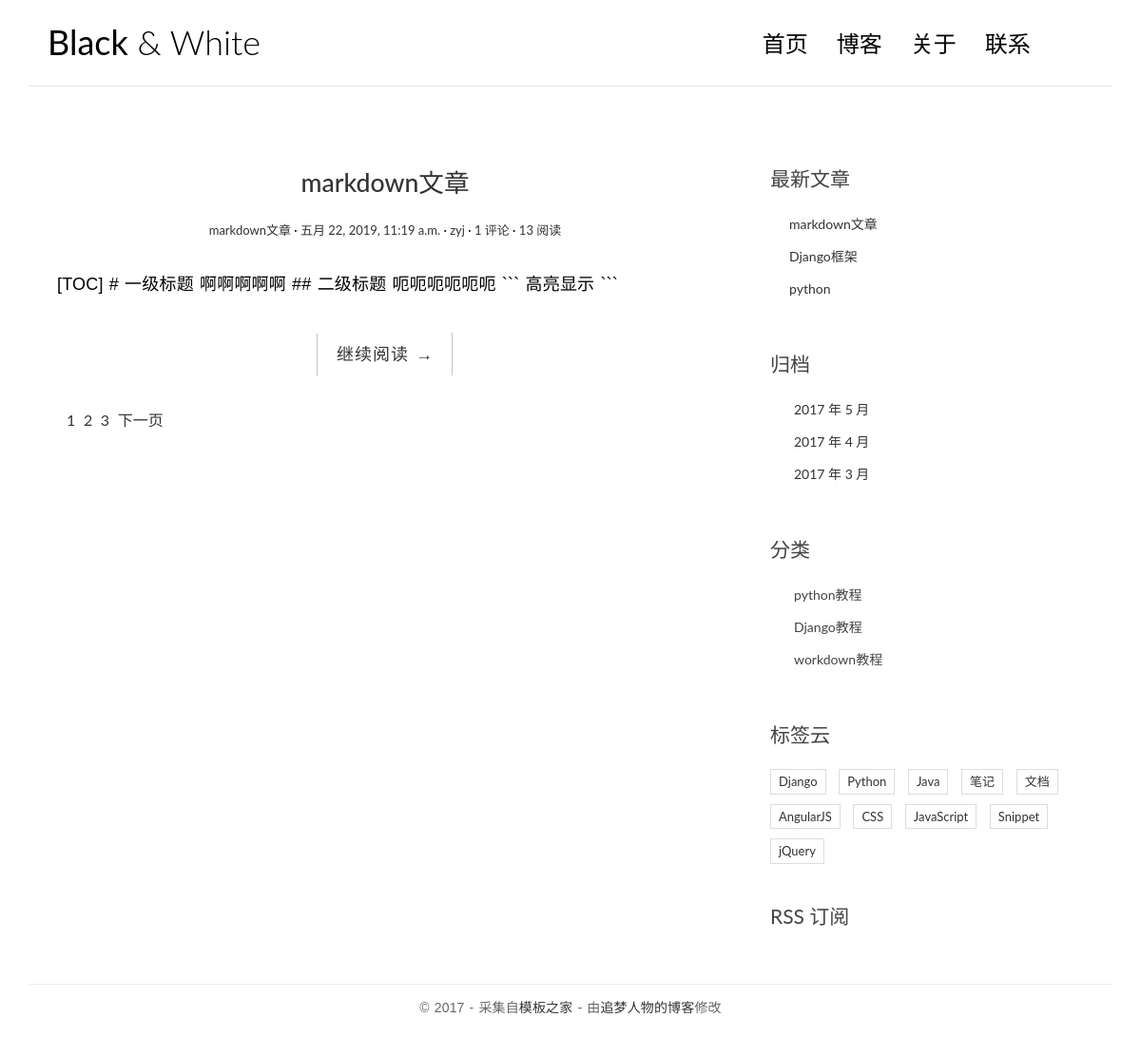
Before: /app1/index/ with the older database file.
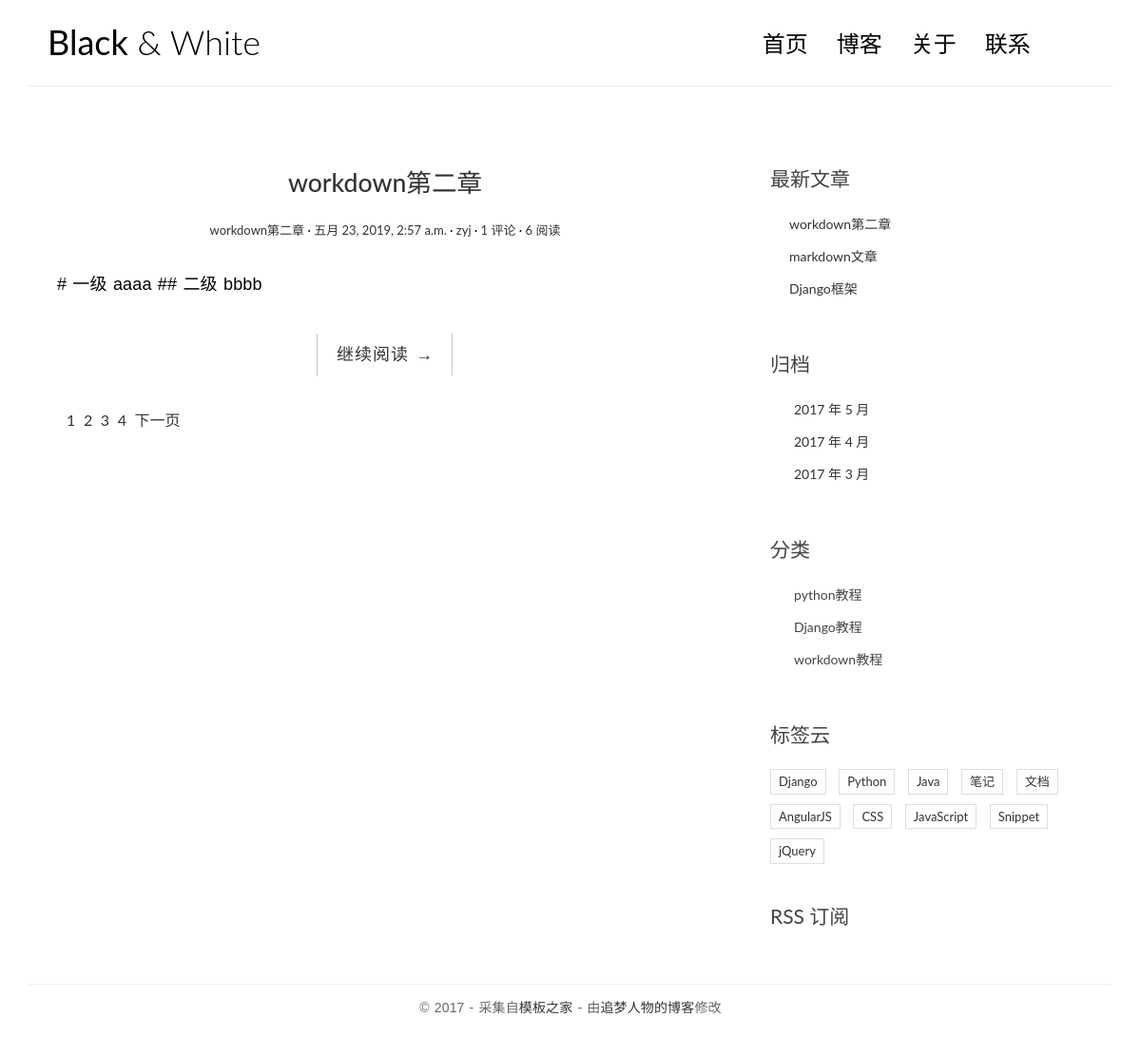
After: the same page with the newer database file.
### app1/models.py (models this page shows, shortened)
class Articles(models.Model):
    title=models.CharField(max_length=30,verbose_name='标题')
    create_time=models.DateTimeField(auto_now_add=True,verbose_name='创建时间')
    update_time=models.DateTimeField(auto_now=True,verbose_name='修改时间')
    Readnum=models.PositiveIntegerField(default=0,verbose_name='阅读数')
    bodytxt=models.TextField(max_length=500,default='',verbose_name='正文')
    author=models.ForeignKey(User,on_delete=models.CASCADE,verbose_name='作者')
    category=models.ForeignKey(Category,on_delete=models.CASCADE,verbose_name='文章类别')
    pag=models.ManyToManyField(Pags,verbose_name='标签')
    class Meta():
        verbose_name = "文章"
        verbose_name_plural = verbose_name

class Category(models.Model):
    title=models.CharField(max_length=30,verbose_name='类别')
    class Meta():
        verbose_name = "类别"
        verbose_name_plural = verbose_name

### app1/views.py (the view)
def index(request):
    num=request.GET.get('page')
    print(num)
    if num== None:
        num=1
    articles=Articles.objects.all().order_by('-create_time')
    paginator=Paginator(articles,1)
    page=paginator.get_page(num)
    return render(request,'index.html',{'page':page})

### app1/templatetags/func1.py (called while the page is built)
@register.simple_tag()
def getnewcomments(num):
    return Articles.objects.all().order_by('-create_time')[:num]

@register.simple_tag()
def getcategorys():
    return Category.objects.all()

### templates/index.html (shortened to what this page needs)
{% extends 'base.html' %}
{% load func1 %}
{% block left %}
{% for article in page.object_list %}
    <article class="post post-1">
    <header class="entry-header">
        <h1 class="entry-title">
            <a href="{% url 'app1:single' article.id %}">{{article.title}}</a>
        </h1>
        <div class="entry-meta">
            <span class="post-category"><a href="#">{{article.title}}</a></span>
            <span class="post-date"><a href="#"><time class="entry-date"
                                                      datetime="2012-11-09T23:15:57+00:00">{{article.create_time}}</time></a></span>
            <span class="post-author"><a href="#">{{article.author}}</a></span>
            <span class="comments-link"><a href="#">{{article.comment_set.count}} 评论</a></span>
            <span class="views-count"><a href="#">{{article.Readnum}} 阅读</a></span>
        </div>
    </header>
    <div class="entry-content clearfix">
        <p>{{article.bodytxt}}</p>
        <div class="read-more cl-effect-14">
            <a href="#" class="more-link">继续阅读 <span class="meta-nav">→</span></a>
        </div>
    </div>
</article>
{% empty %}
    没有文章
{% endfor %}
<div class="pagination">
    <ul>
        {% for num in page.paginator.page_range %}
            <li><a href="?page={{num}}">{{num}}</a></li>
        {% endfor %}
        {% if page.has_next %}
            <li><a href="?page={{page.next_page_number}}">下一页</a></li>
        {% endif %}
    </ul>
</div>
{% endblock %}

### templates/base.html (shortened to what the changed rows need)
{% load func1 %}
<!DOCTYPE html>
<html lang="en">
<head>
    <link rel="stylesheet" href="/static/css/bootstrap.min.css">
    <link rel="stylesheet" href="http://code.ionicframework.com/ionicons/2.0.1/css/ionicons.min.css">
    <link rel="stylesheet" href="/static/css/pace.css">
    <link rel="stylesheet" href="/static/css/custom.css">
</head>
<body>
<div class="container">
    <header id="site-header">
        <div class="row">
            <div class="col-md-4 col-sm-5 col-xs-8">
                <div class="logo">
                    <h1><a href="index.html"><b>Black</b> &amp; White</a></h1>
                </div>
            </div>
        </div>
    </header>
</div>
<div class="content-body">
    <div class="container">
        <div class="row">
            <main class="col-md-8">
                {% block left %}
                {% endblock %}
            </main>
            <aside class="col-md-4">
                <div class="widget widget-recent-posts">
                    <ul>
                        {% getnewcomments 3 as newcomment %}
                        {% for i in newcomment %}
                            <li><a href="{% url 'app1:single' i.id %}">{{i.title}}</a></li>
                        {% endfor %}
                    </ul>
                </div>
                <div class="widget widget-category">
                    <ul>
                        {% getcategorys as category %}
                        {% for i in category %}
                            <li>{{i.title}}</li>
                        {% endfor %}
                    </ul>
                </div>
            </aside>
        </div>
    </div>
</div>
</body>
</html>

Changed rows visible on the page:
no longer on one of the page's lists (row edited): Articles: title "markdown文章", create_time "五月 22, 2019, 11:19 a.m.", author "zyj", comment_set.count "1", Readnum "13", bodytxt "[TOC] # 一级标题 啊啊啊啊啊 ## 二级标题 呃呃呃呃呃呃 ``` 高亮显示 ```"
no longer on this page (row edited): Articles: title "python", shown under "最新文章"
added Articles: title "workdown第二章", create_time "五月 23, 2019, 2:57 a.m.", author "zyj", comment_set.count "1", Readnum "6", bodytxt "# 一级 aaaa ## 二级 bbbb"
Other visible differences:
new list line: "4"
